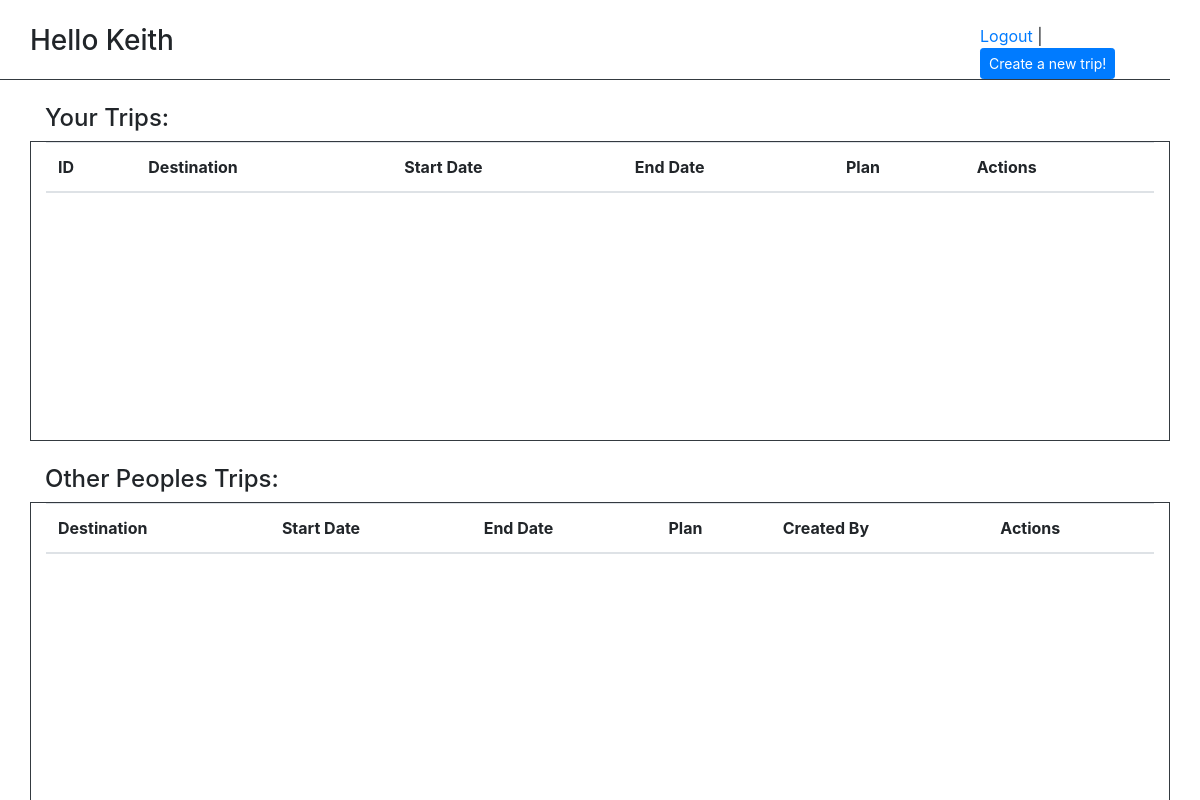
/trips/ (signed in), run on an earlier commit of the app's database.
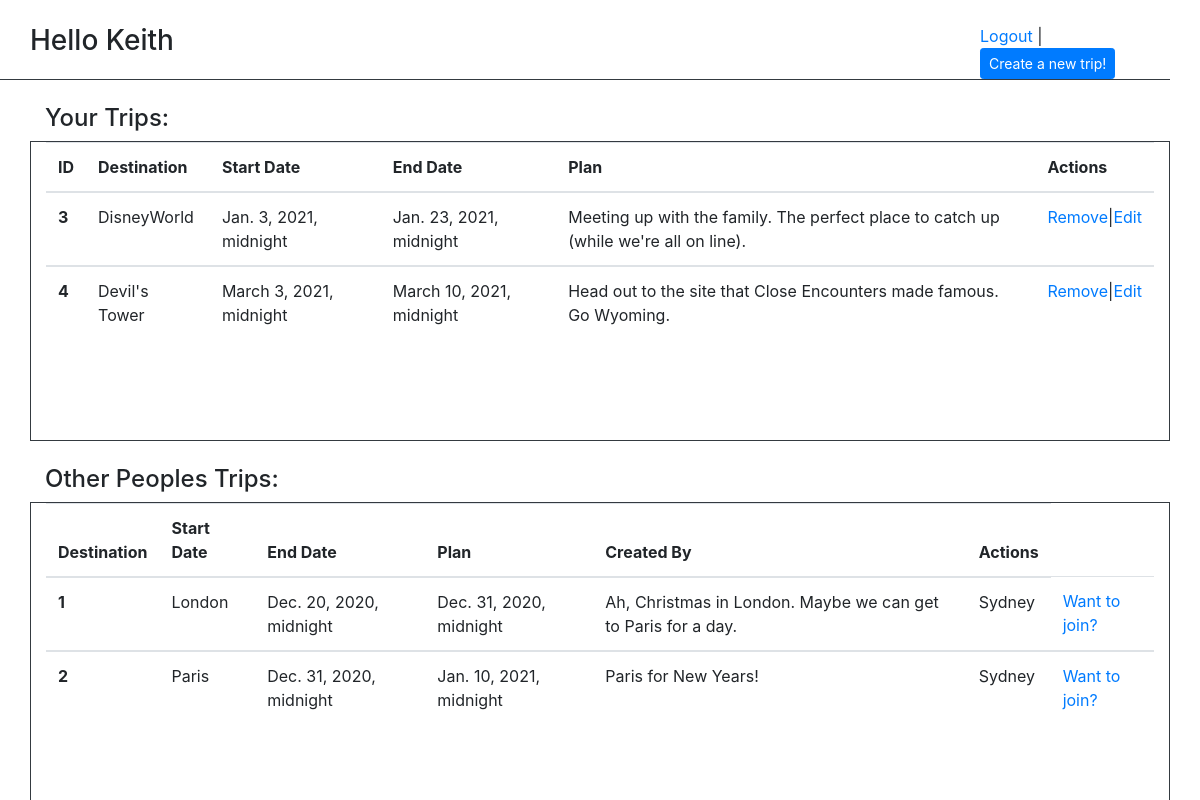
And on a later commit of the database.
### trips/models.py (models this page shows)
class Trip(models.Model):
    destination = models.CharField(max_length=255)
    plan = models.CharField(max_length=255)
    start_date = models.DateTimeField()
    end_date = models.DateTimeField()
    created_at = models.DateTimeField(auto_now_add=True)
    updated_at = models.DateTimeField(auto_now=True)
    created_by = models.ForeignKey(
        User, related_name="trips_created", on_delete=models.CASCADE)
    joiners = models.ManyToManyField(
        User, related_name="trips_joined")
    objects = TripManager()

### login/models.py (models this page shows)
class User(models.Model):
    first_name = models.CharField(max_length=255)
    last_name = models.CharField(max_length=255)
    alias_name = models.CharField(max_length=255, blank=True)
    email = models.CharField(max_length=255)
    password = models.CharField(max_length=255)
    birthday = models.DateTimeField()
    created_at = models.DateTimeField(auto_now_add=True)
    updated_at = models.DateTimeField(auto_now=True)
    objects = UserManager()

### trips/views.py (the view)
# urls.py: path('', views.index),
def index(request):
    print("Inside the INDEX def")
    this_user = User.objects.get(id=request.session['userid'])
    this_users_trips = this_user.trips_created.all()
    other_users_trips = Trip.objects.filter().exclude(created_by=this_user)
    context = {'this_users_trips': this_users_trips,
               'other_users_trips': other_users_trips}
    return render(request, 'index.html', context)

### trips/templates/index.html (shortened to what this page needs)
<!DOCTYPE html>
<html lang="en">
<head>
    {% load static %}
    <link rel="stylesheet" href="{% static '/css/bootstrap.css' %}">
</head>
<body>
    <div class='container-fluid'>
        <br>
        <div class='container row col-12 border-bottom border-dark'>
            <h3 class='col-10'>Hello {{request.session.first_name}} </h3>
            <div class='col-2'>
                <a href="/logout">Logout</a> |
                <form action="/trips/new" method="post" style='display: inline-block;'>
                    <input class="btn btn-primary btn-sm" type="submit" value="Create a new trip!">
                </form>
            </div>
        </div>
        <div class='container col-12'>
            <br>
            <h4 class='col-2'>Your Trips:</h4>
            <div class='container col-12 border border-dark' style='height: 300px;' style='overflow: scroll;'>
                <table class="table">
                    <thead>
                        <tr>
                            <th scope="col">ID</th>
                            <th scope="col">Destination</th>
                            <th scope="col">Start Date</th>
                            <th scope="col">End Date</th>
                            <th scope="col">Plan</th>
                            <th scope="col">Actions</th>
                        </tr>
                    </thead>
                    {% for trip in this_users_trips %}
                    <tbody>
                        <tr>
                            <th scope="row">{{trip.id}}</th>
                            <td>{{trip.destination}}</td>
                            <td>{{trip.start_date}}</td>
                            <td>{{trip.end_date}}</td>
                            <td>{{trip.plan}}</td>
                            <td><a href="">Remove</a>|<a href="">Edit</a></td>
                        </tr>
                    </tbody>
                    {% endfor %}
                </table>
            </div>
            <br>
            <h4 class='col-12'>Other Peoples Trips:</h4>
            <div class='container col-12 border border-dark' style='height: 300px;'>
                <table class="table">
                    <thead>
                        <tr>
                            <th scope="col">Destination</th>
                            <th scope="col">Start Date</th>
                            <th scope="col">End Date</th>
                            <th scope="col">Plan</th>
                            <th scope="col">Created By</th>
                            <th scope="col">Actions</th>
                        </tr>
                    </thead>
                    {% for trip in other_users_trips %}
                    <tbody>
                        <tr>
                            <th scope="row">{{trip.id}}</th>
                            <td>{{trip.destination}}</td>
                            <td>{{trip.start_date}}</td>
                            <td>{{trip.end_date}}</td>
                            <td>{{trip.plan}}</td>
                            <td>{{trip.created_by.first_name}}</td>
                            <td><a href="">Want to join?</a></td>
                        </tr>
                    </tbody>
                    {% endfor %}
                </table>
            </div>
        </div>
    </div>
</body>
</html>

What changed in the data, as far as the page shows it:
added Trip: id "3", destination "DisneyWorld", start_date "Jan. 3, 2021, midnight", end_date "Jan. 23, 2021, midnight", plan "Meeting up with the family. The perfect place to catch up (while we're all on line).", shown under "Your Trips:"
added Trip: id "4", destination "Devil's Tower", start_date "March 3, 2021, midnight", end_date "March 10, 2021, midnight", plan "Head out to the site that Close Encounters made famous. Go Wyoming.", shown under "Your Trips:"
added Trip: id "1", destination "London", start_date "Dec. 20, 2020, midnight", end_date "Dec. 31, 2020, midnight", plan "Ah, Christmas in London. Maybe we can get to Paris for a day.", created_by.first_name "Sydney", shown under "Other Peoples Trips:"
added Trip: id "2", destination "Paris", start_date "Dec. 31, 2020, midnight", end_date "Jan. 10, 2021, midnight", plan "Paris for New Years!", created_by.first_name "Sydney", shown under "Other Peoples Trips:"
